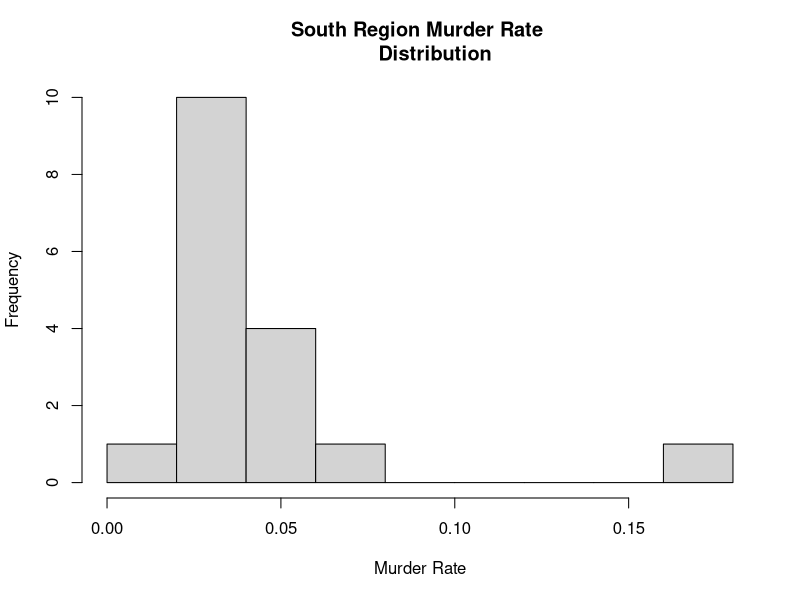
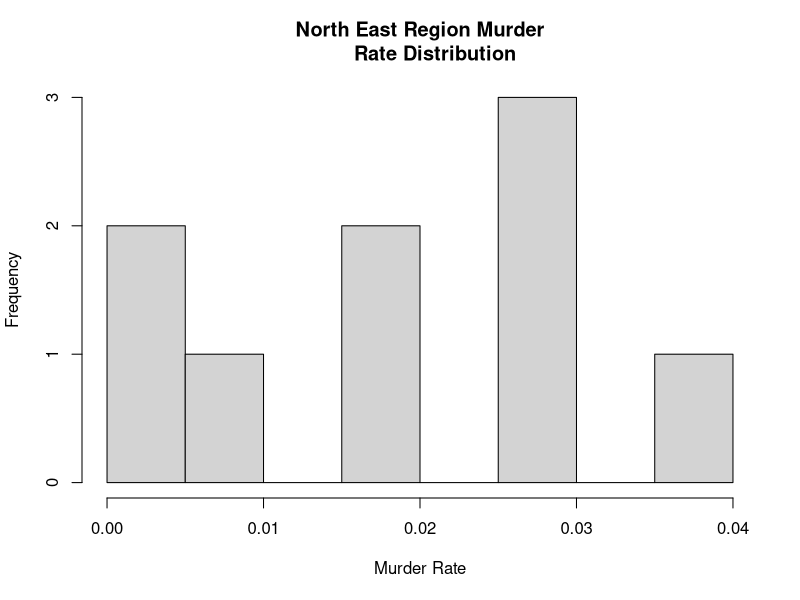

Source code (R) for these figures, in order: (Note: this script raises an error after producing the figures.)
## ---- chunk 1
knitr::opts_chunk$set(echo = TRUE)
## ---- chunk 2
install.packages("dslabs") 
help(package = "dslabs")
library(dslabs)
library(dplyr)
library(ggplot2)
data("murders")
#Keep states in the South and North East Regions
murderData <- filter(murders, region == "South" | region == "Northeast")
#Calculate the murder rate per thousand
murderData$rate <- (murderData$total / murderData$population) * 1000
## ---- chunk 3
results <- function(P, R, alpha){
  #Function to calculate the size and power of each test (the results)
  #Inputs:
  # P: (Rx4)-dataframe containing the p-values from the R test replications
  # for each of the four tests
  # alpha: significance level
  # R: number of tests simulated
  #Outputs:
  # Size and power for the randomization test and two-sample t-test
  randSize <- length(which(P[, 1] < alpha)) / R
  randPower <- length(which(P[, 2] < alpha)) / R
  tSize <- length(which(P[, 3] < alpha)) / R
  tPower <- length(which(P[, 4] < alpha)) / R
  print(list(rSize = randSize, rPower = randPower, 
    tSize = tSize, tPower = tPower))
}
## ---- chunk 4
#We consider the distributional properties of the original murder rates data
#to inform the properties of the simulated data
SouthData <- filter(murderData, region == "South")
NorthData <- filter(murderData, region == "Northeast")
#Plot the distribution of the original data for each region
hist(SouthData$rate, xlab = "Murder Rate", main = "South Region Murder Rate 
     Distribution")
hist(NorthData$rate, xlab = "Murder Rate", main = "North East Region Murder
     Rate Distribution")
#Mean murder rates for each region
mean(SouthData$rate)
mean(NorthData$rate)
#Variance of murder rates for each region
var(SouthData$rate)
var(NorthData$rate)

#1) Scenario 1

#Use the sampSizeFun function to calculate power and size for samples of
#increasing size
n2 <- sampSizeFun(N = 2, K = 200, R = 500)
n3 <- sampSizeFun(N = 3, K = 200, R = 500)
n4 <- sampSizeFun(N = 4, K = 200, R = 500)
n5 <- sampSizeFun(N = 5, K = 200, R = 500)
n10 <- sampSizeFun(N = 10, K = 200, R = 500)
n20 <- sampSizeFun(N = 20, K = 200, R = 500)
n50 <- sampSizeFun(N = 50, K = 200, R = 500)
n100 <- sampSizeFun(N = 100, K= 200, R = 500)
n200 <- sampSizeFun(N = 200, K = 200, R = 500)
n500 <- sampSizeFun(N = 500, K = 200, R = 500)
n1000 <- sampSizeFun(N = 1000, K = 200, R = 500)

#Plot sample size and Power for both tests
#vector of sample sizes
N <- c(5, 10, 20, 50, 100, 200, 500, 1000)
#dataframe of test powers and sizes
SampRes <- rbind(n5, n10, n20, n50, n100, n200, n500, n1000)
SampRes
#Plot of test power against sample size
ggplot() + geom_point(aes(x = N, y = SampRes$rPower, 
  col = 'Randomization Test'), size = 3) + geom_point(aes(x = N, 
  y = SampRes$tPower, col = 't-test'), size = 3) + 
  labs(title = 'Test Power for Increasing Sample Size', x = 'Sample Size', 
  y = 'Power') + geom_line(aes(x = N, y = SampRes$rPower, 
  col = 'Randomization Test'), size = 1.2) + geom_line(aes(x = N, 
  y = SampRes$tPower, col = 't-test'), size = 1.2)
#Plot of test size against sample size
ggplot() + 
  geom_point(aes(x = N, y = SampRes$rSize, col = 'Randomization Test'), size = 2) + 
  geom_point(aes(x = N, y = SampRes$tSize, col = 't-test'), size = 2) + 
  labs(title = 'Test Size for Increasing Sample Size', x = 'Sample Size', 
       y = 'Test Size') + 
  geom_line(aes(x = N, y = SampRes$rSize, col = 'Randomization Test'), size = 1) + 
  geom_line(aes(x = N, y = SampRes$tSize, col = 't-test'), size = 1)

#2) Scenario 2

#Use the diffMeansFun function to calculate power and size for samples 
#with increasing differences in means
D0 <- diffMeansFun(diff = 0, K= 200, R= 1000)
D1 <- diffMeansFun(diff = 0.0025, K = 200, R = 1000)
D2 <- diffMeansFun(diff = 0.005, K = 200, R = 1000)
D3 <- diffMeansFun(diff = 0.0075, K = 200, R = 1000)
D4 <- diffMeansFun(diff = 0.01, K = 200, R = 1000)
D5 <- diffMeansFun(diff = 0.0125, K = 200, R = 1000)
D6 <- diffMeansFun(diff = 0.015, K = 200, R = 1000)
D7 <- diffMeansFun(diff = 0.0175, K = 200, R = 1000)
D8 <- diffMeansFun(diff = 0.02, K = 200, R = 1000)
#vector of mean differences
S <- c(0.0, 0.0025, 0.005, 0.0075, 0.01, 0.0125, 0.015, 0.0175, 0.02)
#dataframe of test powers and sizes
diffRes <- rbind(D0, D1, D2, D3, D4, D5, D6, D7, D8)
diffRes
#Plot how power changes with increasing effect size
ggplot() + 
  geom_point(aes(x = S, y = diffRes$rPower, col = 'Randomization Test'), size = 2) + 
  geom_point(aes(x = S, y = diffRes$tPower, col = 't-test'), size = 2) + 
  labs(title = 'Test Power for Increasing Effect Size', x = 'Sample Size', 
    y = 'Power') + 
  geom_line(aes(x = S, y = diffRes$rPower, col = 'Randomization Test'), size = 1) + 
  geom_line(aes(x = S, y = diffRes$tPower, col = 't-test'), size = 1)


#3) Scenario 3

#Apply the function to Gamma Distributions with different parameters
G1 <- gammaFun(par1 = c(4, 100),par2 = c(2, 100), K = 100, R = 1000, N = 10)
G2 <- gammaFun(par1 = c(4, 100),par2 = c(2, 100), K = 100, R = 1000, N = 100)
G3 <- gammaFun(par1 = c(4, 100),par2 = c(2, 100), K = 100, R = 1000, N = 1000)
G4 <- gammaFun(par1 = c(3.2, 100),par2 = c(2.8, 100), K = 100, R = 1000, N = 10)
G5 <- gammaFun(par1 = c(3.2, 100),par2 = c(2.8, 100), K = 100, R = 1000, N = 100)
G6 <- gammaFun(par1 = c(3.2, 100),par2 = c(2.8, 100), K = 100, R = 1000, N = 1000)

#Collect the results in a dataframe for comparison
gammaResults <- rbind(G1, G2, G3, G4, G5, G6)
gammaResults
#Plot each simulated gamma distribution against the South data
hist(SouthData$rate, xlab = "Murder Rate", main = "South Region Murder Rate 
     Distribution", freq = FALSE)
lines(density(rgamma(10000, 4.417, 100)), col = 'blue')
lines(density(rgamma(10000, 5, 100)), col = 'red')
lines(density(rgamma(10000, 4.417, 110)), col = 'green')
#Plot each simulated gamma distribution against the North East data
hist(NorthData$rate, xlab = "Murder Rate", main = "North East Region Murder
     Rate Distribution", freq = FALSE)
lines(density(rgamma(10000, 1.848, 100)), col = 'blue')
lines(density(rgamma(10000, 2, 100)), col = 'red')
lines(density(rgamma(10000, 1.848, 110)), col = 'green')
#Graph to show changes in the two simulated gamma distributions
plot(density(rgamma(10000, 4.417, 100)), col = 'blue', xlab = 'Murder Rate', 
  main = 'Different Gamma Distributions Simulated for the Regions', 
  xlim = c(0, 0.12), ylim = c(0, 45), lwd = 2)
lines(density(rgamma(10000, 5, 100)), col = 'red', lwd = 2)
lines(density(rgamma(10000, 4.417, 110)), col = 'green', lwd = 2)
lines(density(rgamma(10000, 1.848, 100)), col = 'blue', lty = 2, lwd = 2)
lines(density(rgamma(10000, 2, 100)), col = 'red', lty = 2, lwd = 2)
lines(density(rgamma(10000, 1.1, 48)), col = 'green', lty = 2, lwd = 2)
